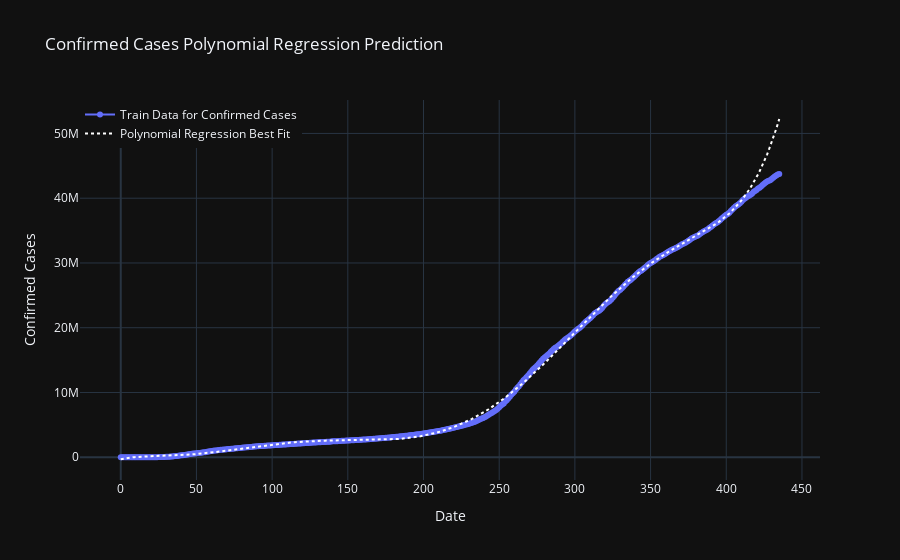

The cell this chart's notebook holds for it:
### Code cell
comp_data=poly.fit_transform(np.array(datewise["Days"]).reshape(-1,1))
plt.figure(figsize=(11,6))
predictions_poly=linreg.predict(comp_data)

fig=go.Figure()
fig.add_trace(go.Scatter(x=datewise.index, y=datewise["confirmed"],
                    mode='lines+markers',name="Train Data for Confirmed Cases"))
fig.add_trace(go.Scatter(x=datewise.index, y=predictions_poly,
                    mode='lines',name="Polynomial Regression Best Fit",
                    line=dict(color='white', dash='dot')))
fig.update_layout(title="Confirmed Cases Polynomial Regression Prediction",
                 xaxis_title="Date",yaxis_title="Confirmed Cases",
                 legend=dict(x=0,y=1,traceorder="normal"))
fig.show()

### Figure 1 — Plotly figure (JSON) as saved in the notebook; plotly's stock layout.template omitted (floating-point values rounded to 4 significant figures; data arrays with more than 128 entries replaced by an {"elided": "..."} marker saying what was removed)
{"data": [{"mode": "lines+markers", "name": "Train Data for Confirmed Cases", "type": "scatter", "x": {"elided": "436 int values"}, "y": {"elided": "436 int values"}}, {"line": {"color": "white", "dash": "dot"}, "mode": "lines", "name": "Polynomial Regression Best Fit", "type": "scatter", "x": {"elided": "436 int values"}, "y": {"elided": "436 float values"}}], "layout": {"legend": {"traceorder": "normal", "x": 0, "y": 1}, "title": {"text": "Confirmed Cases Polynomial Regression Prediction"}, "xaxis": {"title": {"text": "Date"}, "type": "linear", "range": [-26.5, 461.5], "autorange": true}, "yaxis": {"title": {"text": "Confirmed Cases"}, "type": "linear", "range": [-3766000.0, 55180000.0], "autorange": true}, "autosize": true}}
